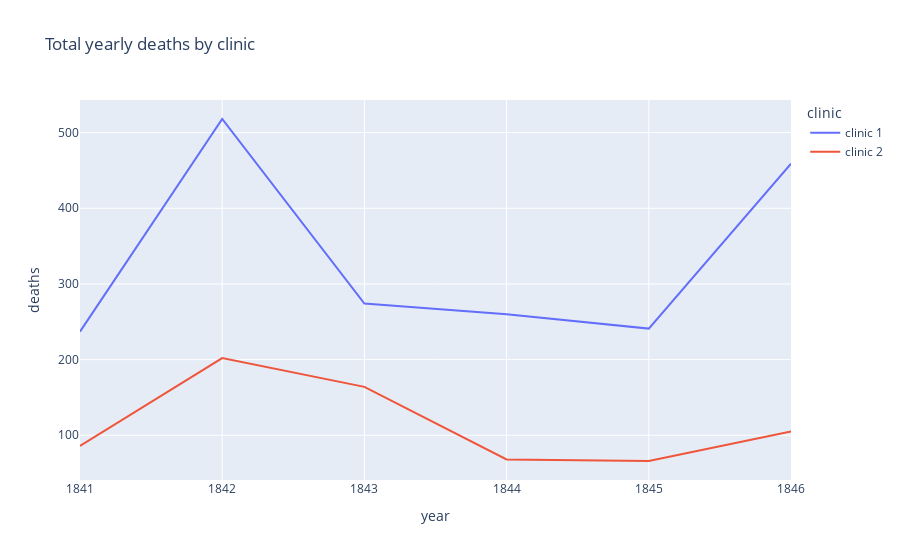

The cell this chart's notebook holds for it:
### Code cell
line=px.line(df_yearly,x="year",y="deaths",color="clinic",title="Total yearly deaths by clinic")
line.show()

### Figure 1 — Plotly figure (JSON) as saved in the notebook; plotly's stock layout.template omitted (floating-point values rounded to 4 significant figures)
{"data": [{"hovertemplate": "clinic=clinic 1<br>year=%{x}<br>deaths=%{y}<extra></extra>", "legendgroup": "clinic 1", "line": {"color": "#636efa", "dash": "solid"}, "marker": {"symbol": "circle"}, "mode": "lines", "name": "clinic 1", "orientation": "v", "showlegend": true, "type": "scatter", "x": [1841, 1842, 1843, 1844, 1845, 1846], "xaxis": "x", "y": [237, 518, 274, 260, 241, 459], "yaxis": "y"}, {"hovertemplate": "clinic=clinic 2<br>year=%{x}<br>deaths=%{y}<extra></extra>", "legendgroup": "clinic 2", "line": {"color": "#EF553B", "dash": "solid"}, "marker": {"symbol": "circle"}, "mode": "lines", "name": "clinic 2", "orientation": "v", "showlegend": true, "type": "scatter", "x": [1841, 1842, 1843, 1844, 1845, 1846], "xaxis": "x", "y": [86, 202, 164, 68, 66, 105], "yaxis": "y"}], "layout": {"legend": {"title": {"text": "clinic"}, "tracegroupgap": 0}, "title": {"text": "Total yearly deaths by clinic"}, "xaxis": {"anchor": "y", "domain": [0, 1], "title": {"text": "year"}}, "yaxis": {"anchor": "x", "domain": [0, 1], "title": {"text": "deaths"}}}}
